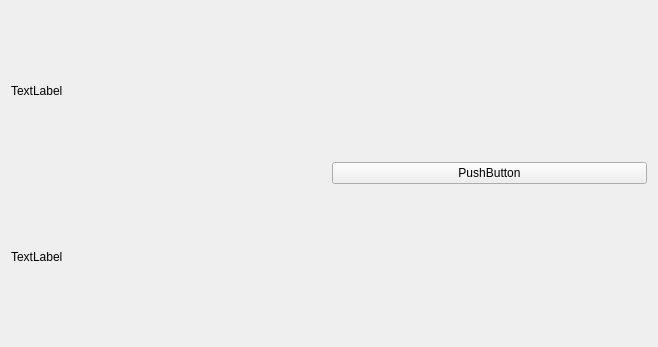
<?xml version="1.0" encoding="UTF-8"?>
<ui version="4.0">
 <class>temp</class>
 <widget class="QWidget" name="temp">
  <property name="geometry">
   <rect>
    <x>0</x>
    <y>0</y>
    <width>658</width>
    <height>347</height>
   </rect>
  </property>
  <property name="windowTitle">
   <string>Form</string>
  </property>
  <layout class="QHBoxLayout" name="horizontalLayout_2">
   <item>
    <layout class="QHBoxLayout" name="horizontalLayout">
     <item>
      <layout class="QVBoxLayout" name="verticalLayout_2">
       <item>
        <widget class="QLabel" name="label">
         <property name="text">
          <string>TextLabel</string>
         </property>
        </widget>
       </item>
       <item>
        <widget class="QLabel" name="label_2">
         <property name="text">
          <string>TextLabel</string>
         </property>
        </widget>
       </item>
      </layout>
     </item>
     <item>
      <widget class="QPushButton" name="pushButton">
       <property name="text">
        <string>PushButton</string>
       </property>
      </widget>
     </item>
    </layout>
   </item>
  </layout>
 </widget>
 <resources/>
 <connections/>
</ui>
